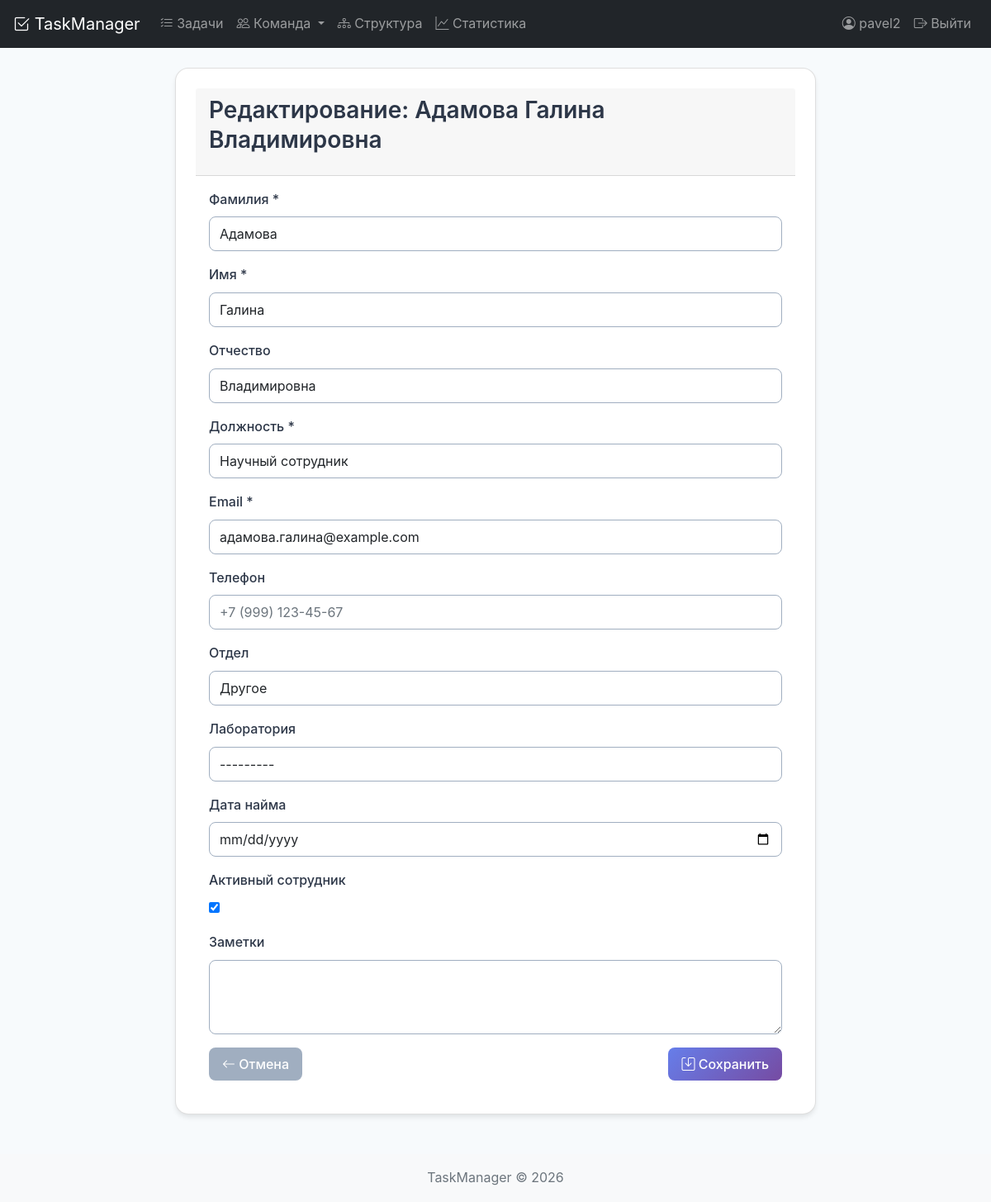
The page /employee/277/update/ (signed in) on the database its author committed.
### tasks/models.py (models this page shows, shortened)
class Employee(models.Model):
    DEPARTMENT_CHOICES = [
        ('development', 'Разработка'),
        ('design', 'Дизайн'),
        ('marketing', 'Маркетинг'),
        ('sales', 'Продажи'),
        ('hr', 'HR'),
        ('administration', 'Администрация'),
        ('research', 'Исследования'),
        ('other', 'Другое'),
    ]
    LABORATORY_CHOICES = [
        ('lab1', 'Лаборатория №1'),
        ('lab2', 'Лаборатория №2'),
        ('lab3', 'Лаборатория №3'),
        ('research_lab', 'Исследовательская лаборатория'),
        ('test_lab', 'Тестовая лаборатория'),
        ('other', 'Другая'),
    ]
    last_name = models.CharField('Фамилия', max_length=100)
    first_name = models.CharField('Имя', max_length=100)
    patronymic = models.CharField('Отчество', max_length=100, blank=True, null=True)
    position = models.CharField('Должность', max_length=200)
    email = models.EmailField('Email', unique=True)
    phone = models.CharField('Телефон', max_length=20, blank=True, null=True)
    department = models.CharField('Отдел', max_length=50, choices=DEPARTMENT_CHOICES, default='other')
    laboratory = models.CharField('Лаборатория', max_length=50, choices=LABORATORY_CHOICES, blank=True, null=True)
    hire_date = models.DateField('Дата найма', null=True, blank=True)
    is_active = models.BooleanField('Активный сотрудник', default=True)
    notes = models.TextField('Заметки', blank=True, null=True)
    created_date = models.DateTimeField('Дата создания', auto_now_add=True)
    updated_date = models.DateTimeField('Дата обновления', auto_now=True)
    created_by = models.ForeignKey(User, on_delete=models.SET_NULL, null=True, related_name='created_employees')
    class Meta:
        verbose_name = 'Сотрудник'
        verbose_name_plural = 'Сотрудники'
        ordering = ['last_name', 'first_name']
        indexes = [
            models.Index(fields=['last_name', 'first_name'], name='emp_name_idx'),
            models.Index(fields=['email'], name='emp_email_idx'),
            models.Index(fields=['is_active'], name='emp_active_idx'),
            models.Index(fields=['department'], name='emp_dept_idx'),
        ]
    @property
    def full_name(self):
        parts = [self.last_name, self.first_name]
        if self.patronymic:
            parts.append(self.patronymic)
        return ' '.join(parts)

### tasks/views.py (the view)
# urls.py: path('employee/<int:employee_id>/update/', views.employee_update, name='employee_update'),
@login_required
def employee_update(request, employee_id):
    employee = get_object_or_404(Employee, id=employee_id)
    if request.method == 'POST':
        form = EmployeeForm(request.POST, instance=employee)
        if form.is_valid():
            form.save()
            messages.success(request, f'Данные сотрудника {employee.full_name} обновлены!')
            return redirect('employee_detail', employee_id=employee.id)
    else:
        form = EmployeeForm(instance=employee)
    return render(request, 'tasks/employee_form.html', {
        'form': form,
        'title': f'Редактирование: {employee.full_name}',
        'employee': employee
    })

### tasks/forms_employee.py (shortened to what this page needs)
class EmployeeForm(forms.ModelForm):
    class Meta:
        model = Employee
        fields = [
            'last_name', 'first_name', 'patronymic', 'position',
            'email', 'phone', 'department', 'laboratory',
            'hire_date', 'is_active', 'notes'
        ]
        widgets = {
            'hire_date': forms.DateInput(attrs={'type': 'date', 'class': 'form-control'}),
            'notes': forms.Textarea(attrs={'rows': 3, 'class': 'form-control'}),
            'phone': forms.TextInput(attrs={'placeholder': '+7 (999) 123-45-67'}),
        }
    def __init__(self, *args, **kwargs):
        super().__init__(*args, **kwargs)
        for field in self.fields:
            if field not in ['is_active', 'notes']:
                self.fields[field].widget.attrs.update({'class': 'form-control'})
        self.fields['last_name'].label = 'Фамилия *'
        self.fields['first_name'].label = 'Имя *'
        self.fields['position'].label = 'Должность *'
        self.fields['email'].label = 'Email *'

### tasks/templates/tasks/employee_form.html (shortened to what this page needs)
{% extends 'base.html' %}
{% block content %}
<div class="row justify-content-center">
    <div class="col-md-8">
        <div class="card">
            <div class="card-header">
                <h3>{{ title }}</h3>
            </div>
            <div class="card-body">
                <form method="post">
                    {% for field in form %}
                        <div class="mb-3">
                            <label for="{{ field.id_for_label }}" class="form-label">
                                {{ field.label }}
                            </label>
                            {{ field }}
                        </div>
                    {% endfor %}
                    <div class="d-flex justify-content-between">
                        <a href="{% url 'employee_list' %}" class="btn btn-secondary">
                            <i class="bi bi-arrow-left"></i> Отмена
                        </a>
                        <button type="submit" class="btn btn-primary">
                            <i class="bi bi-save"></i> Сохранить
                        </button>
                    </div>
                </form>
            </div>
        </div>
    </div>
</div>
{% endblock %}

### tasks/templates/base.html (shortened to what this page needs)
<!DOCTYPE html>
{% load static %}
<html lang="ru">
<head>
    <link href="https://cdn.jsdelivr.net/npm/bootstrap@5.1.3/dist/css/bootstrap.min.css" rel="stylesheet">
    <link rel="stylesheet" href="https://cdn.jsdelivr.net/npm/bootstrap-icons@1.8.1/font/bootstrap-icons.css">
        <link href="{% static 'css/style.css' %}" rel="stylesheet">
    <link href="{% static 'css/style.css' %}" rel="stylesheet">
</head>
<body>
    <nav class="navbar navbar-expand-lg navbar-dark bg-dark">
        <div class="container">
            <a class="navbar-brand" href="{% url 'task_list' %}">
                <i class="bi bi-check2-square"></i> TaskManager
            </a>
            <div class="collapse navbar-collapse" id="navbarNav">
                <ul class="navbar-nav me-auto">
                    <li class="nav-item">
                        <a class="nav-link" href="{% url 'task_list' %}">
                            <i class="bi bi-list-check"></i> Задачи
                        </a>
                    </li>
                    <li class="nav-item dropdown">
                        <a class="nav-link dropdown-toggle" href="#" data-bs-toggle="dropdown">
                            <i class="bi bi-people"></i> Команда
                        </a>
                    </li>
                    <li class="nav-item">
                        <a class="nav-link" href="{% url 'organization_chart' %}">
                            <i class="bi bi-diagram-3"></i> Структура
                        </a>
                    </li>
                    <li class="nav-item">
                        <a class="nav-link" href="{% url 'task_statistics' %}">
                            <i class="bi bi-graph-up"></i> Статистика
                        </a>
                    </li>
                </ul>
                <ul class="navbar-nav">
                    {% if user.is_authenticated %}
                        <li class="nav-item">
                            <span class="nav-link">
                                <i class="bi bi-person-circle"></i> {{ user.username }}
                            </span>
                        </li>
                        <li class="nav-item">
                            <a class="nav-link" href="{% url 'logout' %}">
                                <i class="bi bi-box-arrow-right"></i> Выйти
                            </a>
                        </li>
                    {% endif %}
                </ul>
            </div>
        </div>
    </nav>
    <main class="container mt-4">
        {% block content %}{% endblock %}
    </main>
    <footer class="footer mt-5 py-3 bg-light">
        <div class="container text-center">
            <span class="text-muted">TaskManager © {% now "Y" %}</span>
        </div>
    </footer>
</body>
</html>

### static/css/style.css (style rules this page uses)
:root { --primary-color: #667eea; --secondary-color: #764ba2; --success-color: #48bb78; --danger-color: #f56565; --warning-color: #ecc94b; --info-color: #4299e1; --dark-color: #2d3748; --light-color: #f7fafc; --gray-color: #a0aec0; --shadow-sm: 0 1px 2px 0 rgba(0, 0, 0, 0.05); --shadow-md: 0 4px 6px -1px rgba(0, 0, 0, 0.1); --shadow-lg: 0 10px 15px -3px rgba(0, 0, 0, 0.1); --shadow-xl: 0 20px 25px -5px rgba(0, 0, 0, 0.1); --border-radius-sm: 0.25rem; --border-radius-md: 0.5rem; --border-radius-lg: 1rem; --border-radius-xl: 2rem; --spacing-1: 0.25rem; --spacing-2: 0.5rem; --spacing-3: 0.75rem; --spacing-4: 1rem; --spacing-5: 1.25rem; --spacing-6: 1.5rem; --spacing-8: 2rem; --spacing-10: 2.5rem; --spacing-12: 3rem; }
* { margin: 0; padding: 0; box-sizing: border-box; }
body { font-family: -apple-system, BlinkMacSystemFont, 'Segoe UI', Roboto, 'Helvetica Neue', Arial, sans-serif; background-color: var(--light-color); color: var(--dark-color); line-height: 1.6; }
h1, h2, h3, h4, h5, h6 { font-weight: 600; line-height: 1.3; margin-bottom: var(--spacing-4); }
h3 { font-size: 1.75rem; }
a { color: var(--primary-color); text-decoration: none; transition: color 0.2s; }
.btn { display: inline-block; padding: var(--spacing-2) var(--spacing-4); border-radius: var(--border-radius-md); font-weight: 500; text-align: center; cursor: pointer; transition: all 0.2s; border: none; font-size: 1rem; }
.btn-primary { background: linear-gradient(135deg, var(--primary-color), var(--secondary-color)); color: white; }
.btn-secondary { background-color: var(--gray-color); color: white; }
.card { background: white; border-radius: var(--border-radius-lg); box-shadow: var(--shadow-md); padding: var(--spacing-6); transition: all 0.3s; }
.form-label { display: block; margin-bottom: var(--spacing-2); font-weight: 500; color: var(--dark-color); }
.form-control { width: 100%; padding: var(--spacing-2) var(--spacing-3); border: 1px solid var(--gray-color); border-radius: var(--border-radius-md); font-size: 1rem; transition: all 0.2s; }
.container { max-width: 1200px; margin: 0 auto; padding: 0 var(--spacing-4); }
.row { display: flex; flex-wrap: wrap; margin: 0 calc(-1 * var(--spacing-4)); }
.text-center { text-align: center; }
.mt-4 { margin-top: var(--spacing-4); }
.mt-5 { margin-top: var(--spacing-5); }
.mb-3 { margin-bottom: var(--spacing-3); }

### rows shown on the page
Employee: form "Адамова" "Галина" "Владимировна" "Научный сотрудник" "адамова.галина@example.com" "Другое" "---------" "☑"

### other values the page prints
{{ user.username }} "pavel2"
{{ title }} "Редактирование: Адамова Галина Владимировна"
{{ field.label }} "Фамилия *" "Имя *" "Отчество" "Должность *" "Email *" "Телефон" "Отдел" "Лаборатория" "Дата найма" "Активный сотрудник" "Заметки"
